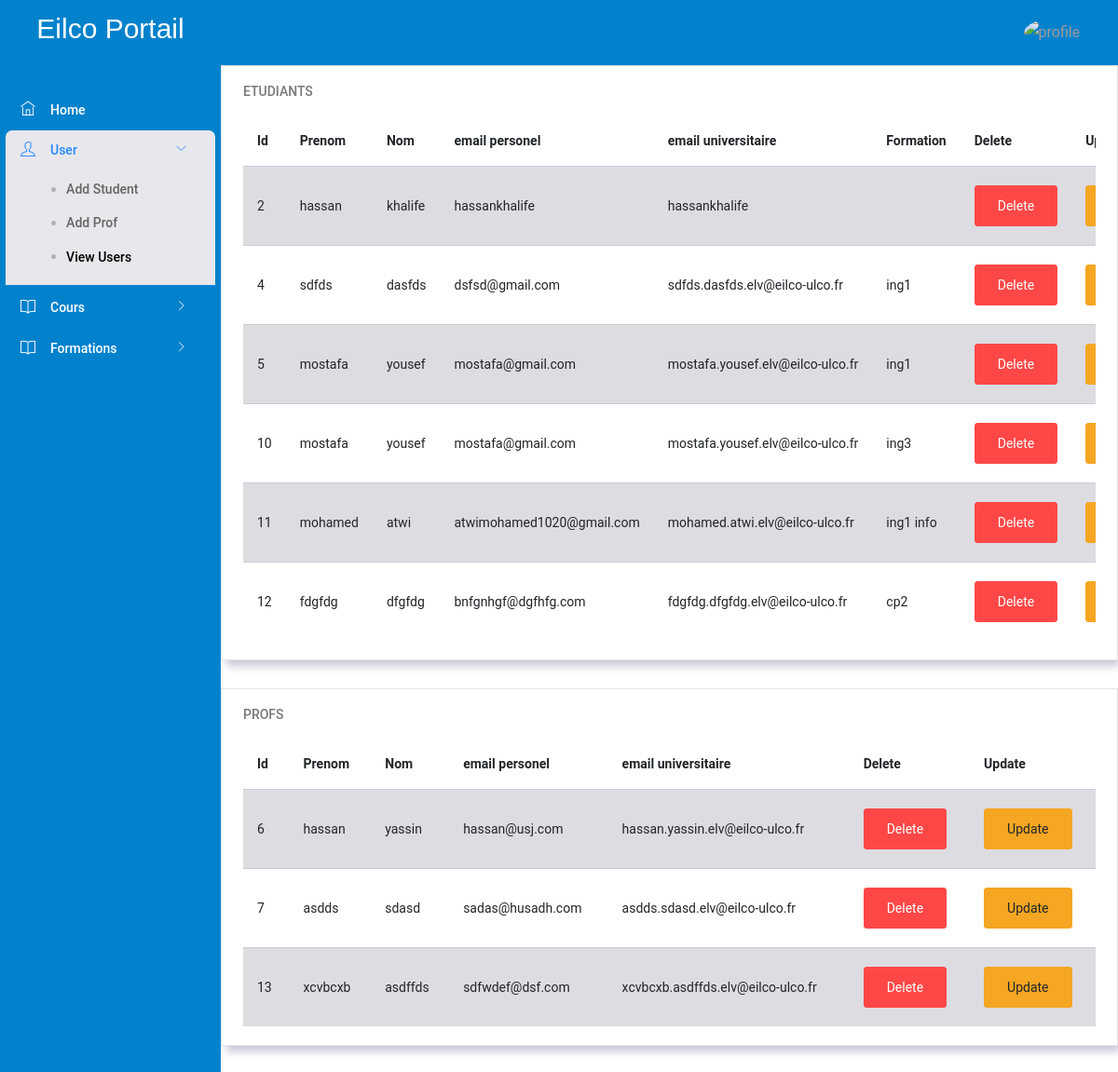
The page /PL/pages/admin/View_Students.php on the database as committed earlier.
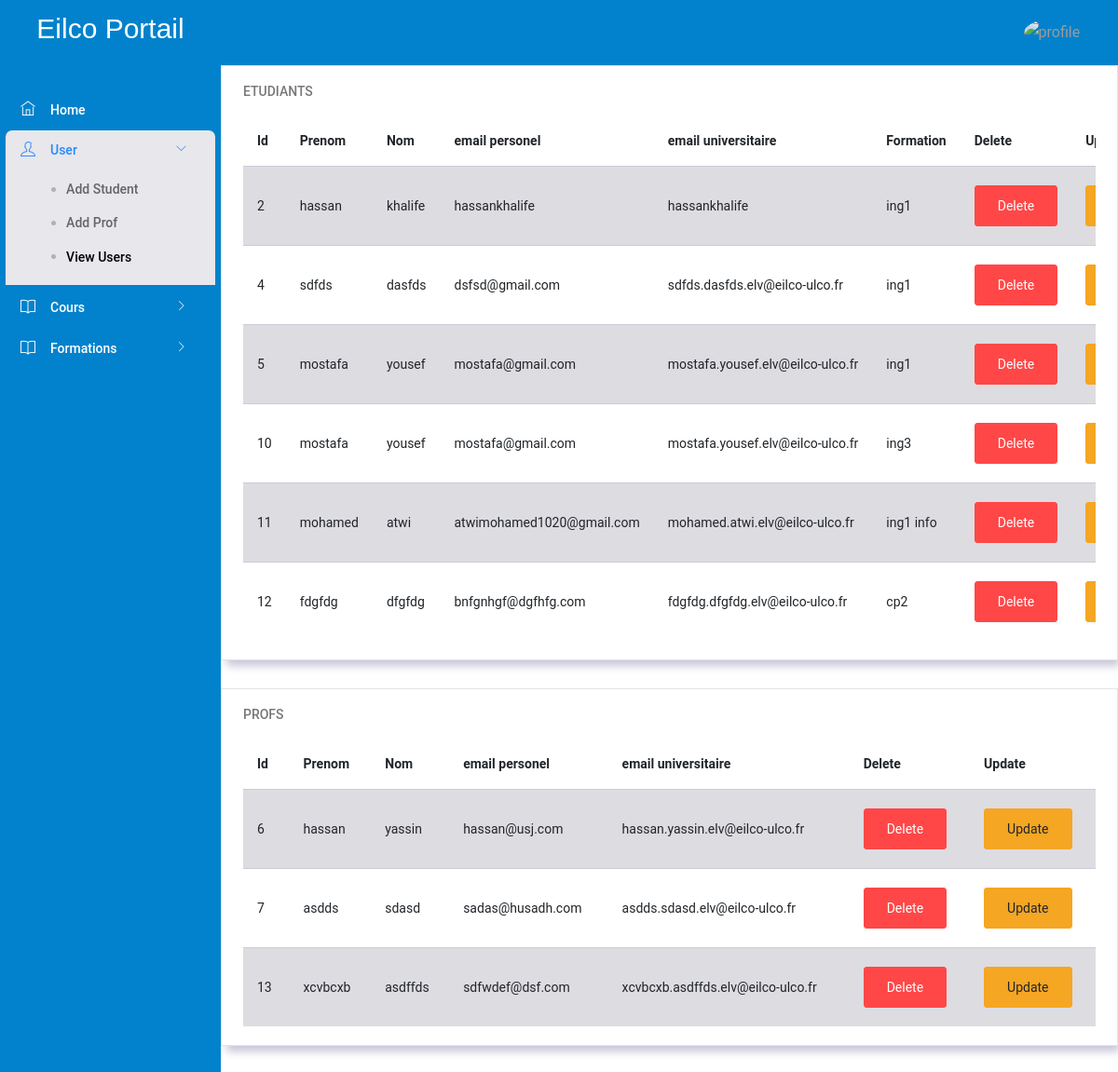
The same page on the database as committed later.
### tables this page shows
CREATE TABLE `users` (
  `iduser` int NOT NULL AUTO_INCREMENT,
  `prenom` varchar(45) NOT NULL,
  `nom` varchar(45) NOT NULL,
  `role` int NOT NULL,
  `date_de_naissance` date NOT NULL,
  `username` varchar(45) NOT NULL,
  `password` char(45) NOT NULL,
  `email_personel` varchar(45) NOT NULL,
  `email_universitaire` varchar(45) NOT NULL,
  `sexe` varchar(45) NOT NULL,
  `formation_id` int DEFAULT NULL,
  `phone` varchar(45) NOT NULL,
  `Adresse` varchar(45) NOT NULL,
  `nationalite` varchar(45) NOT NULL,
  PRIMARY KEY (`iduser`),
  KEY `formation_idx` (`formation_id`),
  CONSTRAINT `formation` FOREIGN KEY (`formation_id`) REFERENCES `formation` (`idformation`)
);

CREATE TABLE `formation` (
  `idformation` int NOT NULL AUTO_INCREMENT,
  `nomformation` varchar(45) NOT NULL,
  PRIMARY KEY (`idformation`),
  UNIQUE KEY `nomformation_UNIQUE` (`nomformation`)
);

### DAL/userRepository.php (called while the page is built, shortened)
<?php
require_once(__DIR__ . "/../DTO/user.php");
function getStudents()
{
    $conn = openConnection();
    $query = "SELECT * FROM users where role=2;";
    $result = mysqli_query($conn, $query);
    $i = 0;
    while ($row = mysqli_fetch_array($result)) {
        $user = new user();
        $user->setId($row["iduser"]);
        $user->setPrenom($row["prenom"]);
        $user->setNom($row["nom"]);
        $user->setDate_de_naissance($row["date_de_naissance"]);
        $user->setEmail_personel($row["email_personel"]);
        $user->setSexe($row["sexe"]);
        $user->setPhone($row["phone"]);
        $user->setAdresse($row["Adresse"]);
        $user->setUsername($row["username"]);
        $user->setEmail_universitaire($row["email_universitaire"]);
        $user->setNationalite($row["nationalite"]);
        $user->setFormationId($row["formation_id"]);
        $users[$i] = $user;
        $i++;
    }
    return $users;
}
function getAllProf()
{
    $conn = openConnection();
    $query = "SELECT * FROM users where role=3;";
    $result = mysqli_query($conn, $query);
    $i = 0;
    while ($row = mysqli_fetch_array($result)) {
        $user = new user();
        $user->setId($row["iduser"]);
        $user->setPrenom($row["prenom"]);
        $user->setNom($row["nom"]);
        $user->setDate_de_naissance($row["date_de_naissance"]);
        $user->setEmail_personel($row["email_personel"]);
        $user->setSexe($row["sexe"]);
        $user->setPhone($row["phone"]);
        $user->setAdresse($row["Adresse"]);
        $user->setUsername($row["username"]);
        $user->setEmail_universitaire($row["email_universitaire"]);
        $user->setNationalite($row["nationalite"]);
        $users[$i] = $user;
        $i++;
    }
    return $users;
}

### BLL/usersManager.php (called while the page is built, shortened)
<?php
require(__DIR__."/../DAL/userRepository.php");
function getAllStudents() {
    return getStudents();
}

### DTO/user.php (called while the page is built, shortened)
<?php
class user{
    private $id;
    private $prenom;
    private $nom;
    private $email_personel;
    private $email_universitaire;
    public function getId() {
        return $this->id;
    }
    public function setId($id) {
        $this->id = $id;
    }
    public function getNom() {
        return $this->nom;
    }
    public function setNom($nom) {
        $this->nom = $nom;
    }
    public function getPrenom() {
        return $this->prenom;
    }
    public function setPrenom($prenom) {
        $this->prenom = $prenom;
    }
    public function getEmail_personel() {
        return $this->email_personel;
    }
    public function setEmail_personel($email_personel) {
        $this->email_personel = $email_personel;
    }
    public function getEmail_universitaire() {
        return $this->email_universitaire;
    }
    public function setEmail_universitaire($email_universitaire) {
        $this->email_universitaire = $email_universitaire;
    }
}
?>

### DAL/formationRepository.php (called while the page is built, shortened)
<?php
function GetFormationbyId($formation_id) {
    $conn = openConnection();
    $formation = null;
    try {
        $sql = "SELECT nomformation FROM formation WHERE idformation=? ";
        $stmt = $conn->prepare($sql);
        $stmt->bind_param("i", $formation_id);
        $stmt->execute();
        $result = $stmt->get_result();
        if ($result->num_rows > 0) {
            if ($row = $result->fetch_assoc()) {
                $formation = $row["nomformation"];
            }
        }
    } catch (Exception $ex) {
    }
    return $formation;
}

### BLL/formationManager.php (called while the page is built, shortened)
<?php
require(__DIR__ . "/../DAL/formationRepository.php");
function GetFormationname($formation_id)
{
    return GetFormationbyId($formation_id);
}

### PL/pages/admin/View_Students.php (the view, shortened to what the changed rows need)
<!DOCTYPE html>
<html lang="en">
<head>
  <link rel="stylesheet" href="../../assets/vendors/ti-icons/css/themify-icons.css">
  <link rel="stylesheet" href="../../assets/vendors/base/vendor.bundle.base.css">
  <link rel="stylesheet" href="../../styles/admin_page.css">
</head>
<body>
  <div class="container-scroller">
    <div class="container-fluid page-body-wrapper">
      <div class="main-panel">
        <div class="content-wrapper">
          <div class="row">
            <div class="col-lg-12 grid-margin stretch-card">
              <div class="card">
                <div class="card-body">
                  <div class="table-responsive">
                    <table class="table table-striped">
                      <?php
                      require_once('../../../BLL/usersManager.php');
                      require_once('../../../BLL/formationManager.php');
                      include_once("../../../DTO/user.php");
                      $profiles = getAllStudents();
                      if ($profiles == null) {
                        echo "no results";
                      } else {
                        echo
                        "<thead>" .
                          "<tr>" .
                          "<th>" .
                          "Id" .
                          "</th>" .
                          "<th>" .
                          "Prenom" .
                          "</th>" .
                          "<th>" .
                          "Nom" .
                          "</th>" .
                          "<th>" .
                          "email personel" .
                          "</th>" .
                          "<th>" .
                          "email universitaire" .
                          "</th>" .
                          "<th>" .
                          "Formation" .
                          "</th>" .
                          "<th>" .
                          "Delete" .
                          "</th>" .
                          "<th>" .
                          "Update" .
                          "</th>" .
                          "</tr>" .
                          "</thead>";
                        for ($i = 0; $i < count($profiles); $i++) {
                          echo
                          "<tr>"
                            . "<td>" . $profiles[$i]->getId() . "</td>"
                            . "<td>" . $profiles[$i]->getPrenom() . "</td>"
                            . "<td>" . $profiles[$i]->getNom() . "</td>"
                            . "<td>" . $profiles[$i]->getEmail_personel() . "</td>"
                            . "<td>" . $profiles[$i]->getEmail_universitaire() . "</td>"
                            . "<td>" . GetFormationname($profiles[$i]->getFormationId()) . "</td>"
                            . "<td><button class='btn btn-danger'>Delete</button></td>"
                            . "<td><button class='btn btn-warning'>Update</button></td>"
                            . "</tr>";
                        }
                      }
                      ?>
                    </table>
                  </div>
                </div>
              </div>
            </div>
          </div>
          <div class="row">
            <div class="col-lg-12 grid-margin stretch-card">
              <div class="card">
                <div class="card-body">
                  <div class="table-responsive">
                    <table class="table table-striped">
                      <?php
                      require_once('../../../BLL/usersManager.php');
                      require_once('../../../BLL/formationManager.php');
                      include_once("../../../DTO/user.php");
                      $profiles = getAllProf();
                      if ($profiles == null) {
                        echo "no results";
                      } else {
                        echo
                        "<thead>" .
                          "<tr>" .
                          "<th>" .
                          "Id" .
                          "</th>" .
                          "<th>" .
                          "Prenom" .
                          "</th>" .
                          "<th>" .
                          "Nom" .
                          "</th>" .
                          "<th>" .
                          "email personel" .
                          "</th>" .
                          "<th>" .
                          "email universitaire" .
                          "</th>" .
                          "<th>" .
                          "Delete" .
                          "</th>" .
                          "<th>" .
                          "Update" .
                          "</th>" .
                          "</tr>" .
                          "</thead>";
                      }
                      ?>
                    </table>
                  </div>
                </div>
              </div>
            </div>
          </div>
        </div>
      </div>
    </div>
  </div>
</body>
</html>

Rows that differ between the two databases and show on the page:
changed users "khalife": formation.nomformation (not shown) → "ing1"
